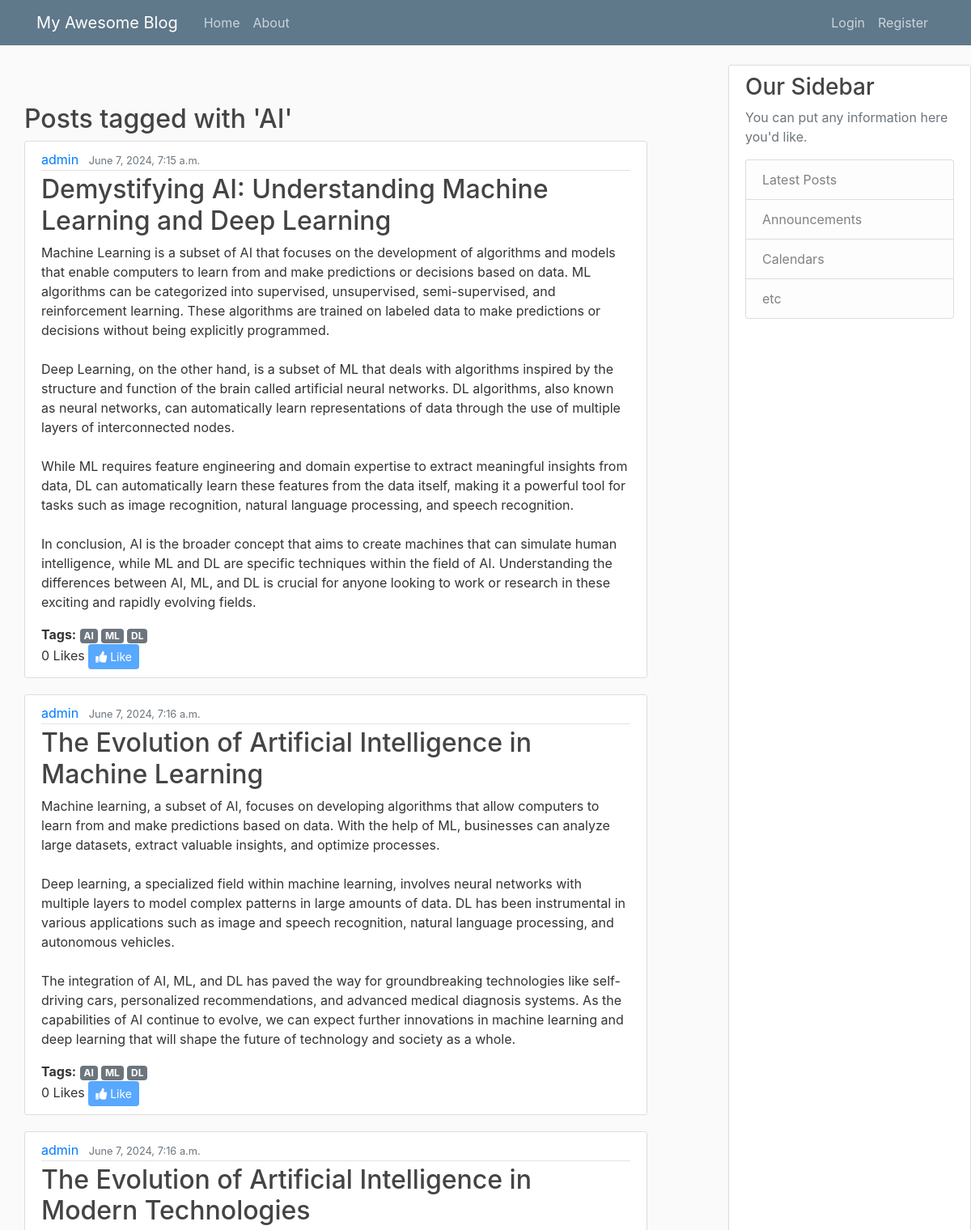
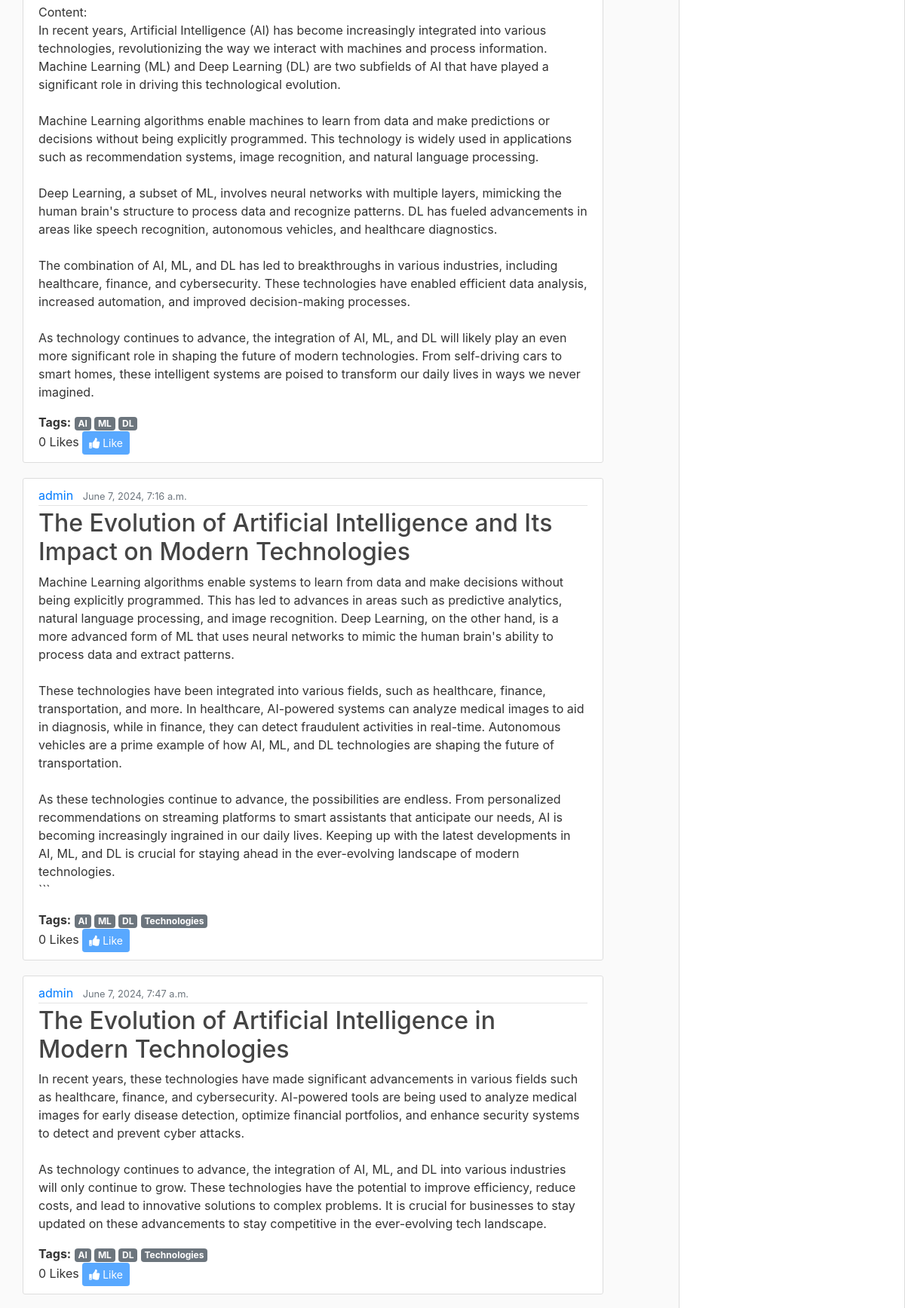
The page /tags/AI/ (upper part) on the database its author committed (2 pictures, top to bottom).
### blog/models.py (models this page shows, shortened)
class Post(models.Model):
    title = models.CharField(max_length=100)
    tags = models.ManyToManyField(Tag, related_name='posts', blank=True)
    content = models.TextField()
    date_posted = models.DateTimeField(default=timezone.now)
    author = models.ForeignKey(User, on_delete=models.CASCADE)
    liked_by = models.ManyToManyField(User, related_name='liked_posts', blank=True)

class Tag(models.Model):
    name = models.CharField(max_length=30, unique=True)

### blog/views.py (the view)
# urls.py: path('tags/<path:tag_name>/', views.tagged_posts, name='tagged-posts'),
def tagged_posts(request, tag_name):
    tag_name = unquote(tag_name)
    posts = Post.objects.filter(tags__name=tag_name)
    context = {'posts': posts, 'tag_name': tag_name}
    return render(request, 'blog/tagged_posts.html', context)

### blog/templates/blog/tagged_posts.html (shortened to what this page needs)
{% extends "blog/base.html" %}
{% block content %}
    <h2>Posts tagged with '{{ tag_name }}'</h2>
    {% for post in posts %}
        <article class="media content-section">
            <div class="media-body">
                <div class="article-metadata">
                    <a class="mr-2 user-link" href="{% url 'user-posts' post.author.id %}">
                        {% if post.author.first_name and post.author.last_name %}
                            {{ post.author.first_name }} {{ post.author.last_name }}
                        {% else %}
                            {{ post.author.username }}
                        {% endif %}
                    </a>
                    <small class="text-muted">{{ post.date_posted }}</small>
                </div>
                <h2><a class="article-title" href="{% url 'post-detail' post.id %}">{{ post.title }}</a></h2>
                <p class="article-content">{{ post.content }}</p>
                <div class="post-tags">
                    <strong>Tags:</strong>
                    {% for tag in post.tags.all %}
                        <a href="{% url 'tagged-posts' tag.name|urlencode %}" class="badge badge-secondary" style="color: white;">
                            {{ tag.name }}
                        </a>
                    {% endfor %}
                  </div>
                <div class="like-section">
                    <span id="like-count-{{ post.id }}">{{ post.liked_by.count }} Likes</span>
                    {% if user.is_authenticated %}
                        <button class="btn btn-primary btn-sm like-button" data-post-id="{{ post.id }}">
                            {% if user in post.liked_by.all %}
                                <i class="fas fa-thumbs-down"></i> Dislike
                            {% else %}
                                <i class="fas fa-thumbs-up"></i> Like
                            {% endif %}
                        </button>
                    {% else %}
                        <button class="btn btn-primary btn-sm" disabled><i class="fas fa-thumbs-up"></i> Like</button>
                    {% endif %}
                </div>
            </div>
        </article>
    {% endfor %}
{% endblock content %}

### blog/static/blog/main.css (style rules this page uses)
body { background: #fafafa; color: #333333; margin-top: 5rem; overflow: hidden; }
h1, h2, h3, h4, h5, h6 { color: #444444; }
.content-section { background: #ffffff; padding: 10px 20px; border: 1px solid #dddddd; border-radius: 3px; margin-bottom: 20px; }
.article-title { color: #444444; }
.article-content { white-space: pre-line; }
.article-metadata { padding-bottom: 1px; margin-bottom: 4px; border-bottom: 1px solid #e3e3e3 }
button { padding: 0.7em; color: #fff; background-color: #007BFF; border: none; border-radius: 3px; cursor: pointer; }
p { color: #333; margin-bottom: 1em; }

### rows shown on the page
Post: author.username "admin", date_posted "June 7, 2024, 7:15 a.m.", title "Demystifying AI: Understanding Machine Learning and Deep Learning", content "Machine Learning is a subset of AI that focuses on the development of algorithms and models that enable computers to learn from and make predictions or decisions based on data. ML algorithms can be categorized into supervised, unsupervised, semi-supervised, and reinforcement learning. These algorithms are trained on labeled data to make predictions or decisions without being explicitly programmed. Deep Learning, on the other hand, is a subset of ML that deals with algorithms inspired by the structure and function of the brain called artificial neural networks. DL algorithms, also known as neural networks, can automatically learn representations of data through the use of multiple layers of…", liked_by.count "0"
Tag: name "AI"
Tag: name "ML"
Tag: name "DL"
Post: author.username "admin", date_posted "June 7, 2024, 7:16 a.m.", title "The Evolution of Artificial Intelligence in Machine Learning", content "Machine learning, a subset of AI, focuses on developing algorithms that allow computers to learn from and make predictions based on data. With the help of ML, businesses can analyze large datasets, extract valuable insights, and optimize processes. Deep learning, a specialized field within machine learning, involves neural networks with multiple layers to model complex patterns in large amounts of data. DL has been instrumental in various applications such as image and speech recognition, natural language processing, and autonomous vehicles. The integration of AI, ML, and DL has paved the way for groundbreaking technologies like self-driving cars, personalized recommendations, and advanced…", liked_by.count "0"
Post: author.username "admin", date_posted "June 7, 2024, 7:16 a.m.", title "The Evolution of Artificial Intelligence in Modern Technologies", content "Content: In recent years, Artificial Intelligence (AI) has become increasingly integrated into various technologies, revolutionizing the way we interact with machines and process information. Machine Learning (ML) and Deep Learning (DL) are two subfields of AI that have played a significant role in driving this technological evolution. Machine Learning algorithms enable machines to learn from data and make predictions or decisions without being explicitly programmed. This technology is widely used in applications such as recommendation systems, image recognition, and natural language processing. Deep Learning, a subset of ML, involves neural networks with multiple layers, mimicking the…", liked_by.count "0"
Post: author.username "admin", date_posted "June 7, 2024, 7:16 a.m.", title "The Evolution of Artificial Intelligence and Its Impact on Modern Technologies", content "Machine Learning algorithms enable systems to learn from data and make decisions without being explicitly programmed. This has led to advances in areas such as predictive analytics, natural language processing, and image recognition. Deep Learning, on the other hand, is a more advanced form of ML that uses neural networks to mimic the human brain's ability to process data and extract patterns. These technologies have been integrated into various fields, such as healthcare, finance, transportation, and more. In healthcare, AI-powered systems can analyze medical images to aid in diagnosis, while in finance, they can detect fraudulent activities in real-time. Autonomous vehicles are a prime…", liked_by.count "0"
Tag: name "Technologies"
Post: author.username "admin", date_posted "June 7, 2024, 7:47 a.m.", title "The Evolution of Artificial Intelligence in Modern Technologies", content "In recent years, these technologies have made significant advancements in various fields such as healthcare, finance, and cybersecurity. AI-powered tools are being used to analyze medical images for early disease detection, optimize financial portfolios, and enhance security systems to detect and prevent cyber attacks. As technology continues to advance, the integration of AI, ML, and DL into various industries will only continue to grow. These technologies have the potential to improve efficiency, reduce costs, and lead to innovative solutions to complex problems. It is crucial for businesses to stay updated on these advancements to stay competitive in the ever-evolving tech landscape.", liked_by.count "0"

### other values the page prints
{{ tag_name }} "AI"
